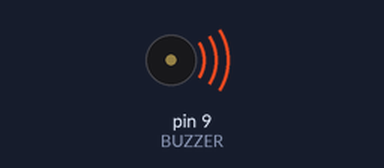
Recording of a sketch running on a simulated Arduino Uno, built with avr-gcc and run on an emulated ATmega328P. On the bench: buzzer (waves = sounding). What the sketch prints to the serial monitor is not drawn.

Above: at 0.1 s.
Timing chart, 0 to 1.6 s (numbered marks = the images above):
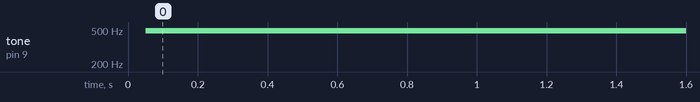

The sketch:

KY-012_Serial-Monitor.ino
```cpp
int BUZZER=9;
int i;

void setup() {
  pinMode(BUZZER,OUTPUT);
  Serial.begin(9600);
}

void loop() {
  for(i=255;i>=0;i--){
    Serial.print(i);
    Serial.print(" : ");
    Serial.println(i*100/255);
    Serial.print("%");
    analogWrite(BUZZER,i); //0=ON 255=OFF
    delay(50);
    analogWrite(BUZZER,255);
  }
}
```

Measured:
- by itself, tone on pin 9 (BUZZER): silent → 490 Hz at 0.05 s
